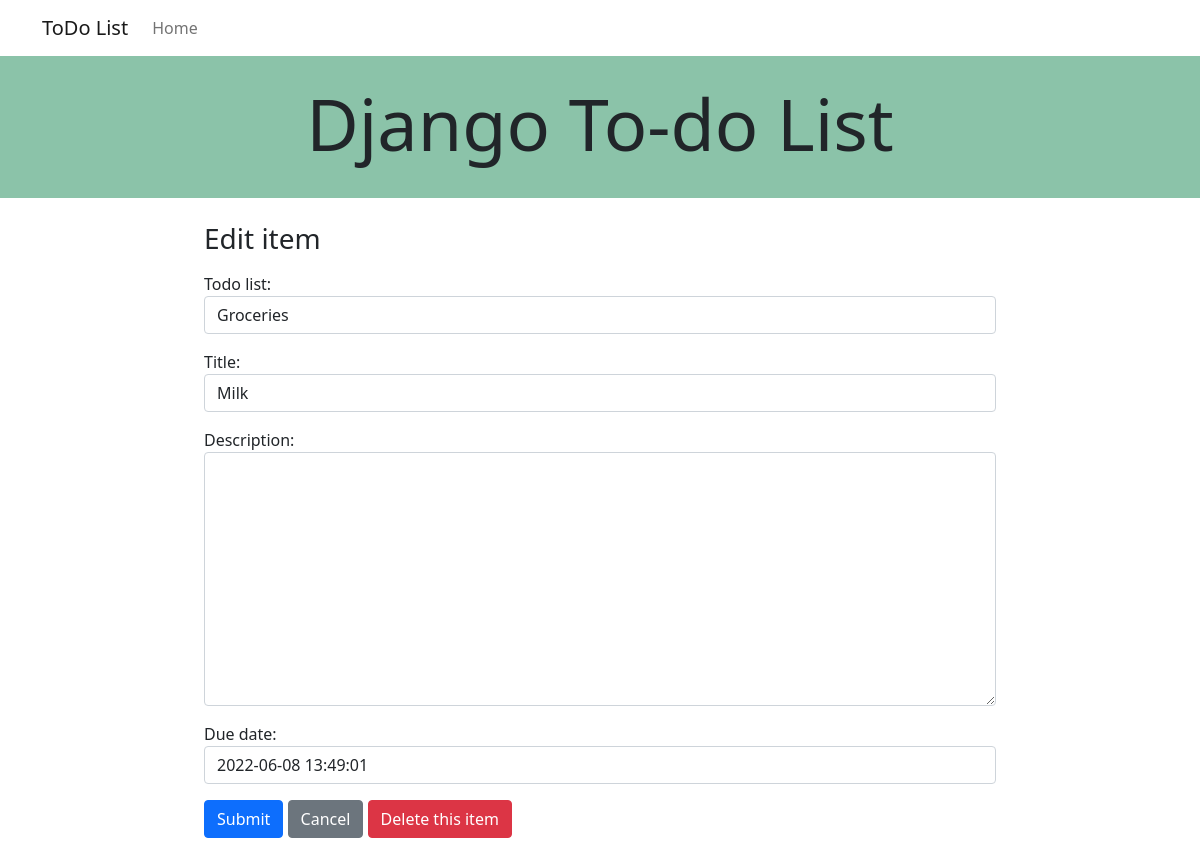
/todolist/list/1/item/3/, run on the app's committed database.
### todo_app/models.py (models this page shows, shortened)
class ToDoItem(models.Model):
    title = models.CharField(max_length=100)
    description = models.TextField(null=True, blank=True)
    created_date = models.DateTimeField(auto_now_add=True)
    due_date = models.DateTimeField(default=one_week_hence)
    todo_list = models.ForeignKey(ToDoList, on_delete=models.CASCADE)
    class Meta:
        ordering = ["due_date"]

class ToDoList(models.Model):
    title = models.CharField(max_length=100, unique=True)
    def __str__(self):
        return self.title

### todo_app/views.py (the view, shortened to what this page needs)
# urls.py: path("list/<int:list_id>/item/<int:pk>/", views.ItemUpdate.as_view(), name="item-update"),
class ItemUpdate(UpdateView):
    model = ToDoItem
    form_class = ToDoItemForm
    def get_context_data(self):
        context = super().get_context_data()
        context["todo_list"] = self.object.todo_list
        context["title"] = "Edit item"
        return context

### todo_app/forms.py
class ToDoItemForm(forms.ModelForm):
    class Meta:
        model = ToDoItem
        fields = ('todo_list', 'title', 'description', 'due_date')
        widgets = {
            'todo_list':forms.Select(attrs={'class': 'form-control'}),
            'title':forms.TextInput(attrs={'class': 'form-control'}),
            'description':forms.Textarea(attrs={'class': 'form-control'}),
            'due_date':forms.TextInput(attrs={'class': 'form-control'}),
        }

### todo_app/templates/todo_app/todoitem_form.html (shortened to what this page needs)
{% extends "todo_app/base.html" %}
{% block content %}
<div class="row justify-content-center mb-5">
    <div class="col-md-8">
        <h3 class="mb-3">{{ title }}</h3>
        <form method="post">
            {{ form.as_p }}
            <button class="btn btn-primary">Submit</button>
            <a class="btn btn-secondary" href='{% url "todo_app:list" todo_list.id %}'>Cancel</a>
            {% if object %}
            <a class="btn btn-danger" href='{% url "todo_app:item-delete" todo_list.id object.id %}'>Delete this
                item</a>
            {% endif %}
        </form>
    </div>
</div>
{% endblock %}

### data on the page
ToDoItem: todo_list "Groceries", due_date "2022-06-08 13:49:01"
ToDoList: title "Milk"

### other printed values
{{ title }} "Edit item"
